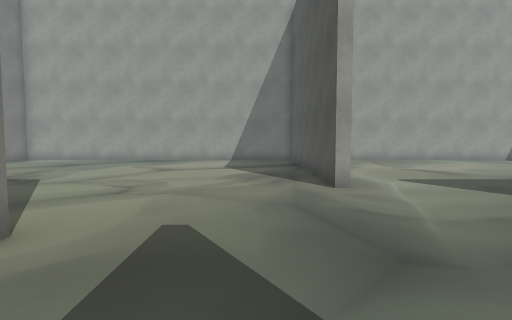
view 1 (above)

22 first-person views from a walk through a 3-D level made in the Unity game engine. The camera is 1.3 m above the floor, tilts 4° down and sees 75° across. The floor is counted in squares, 1 m on a side. Each view is taken from the middle of a square. On the plan, view 1 faces up. The plan holds only what a view shows up to about 14 squares ahead; the rest is blank. The place goes on beyond the plan. The player character is not drawn.

view 2
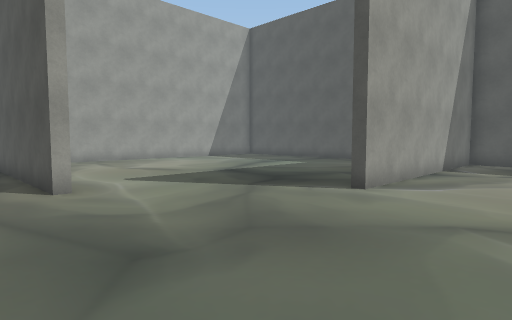

view 3
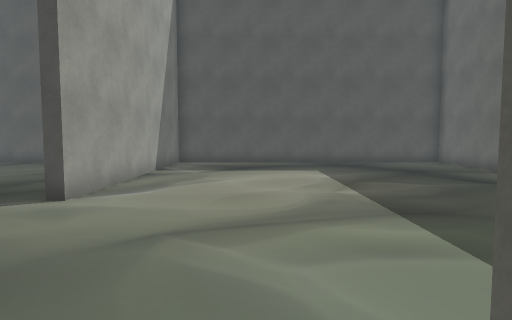

view 4
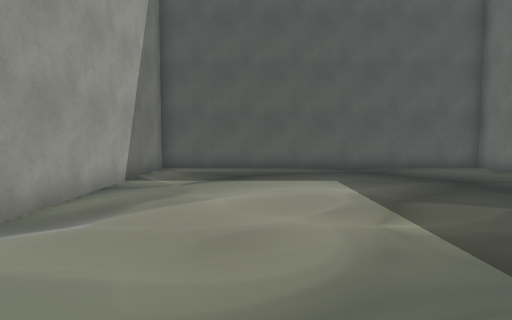

view 5
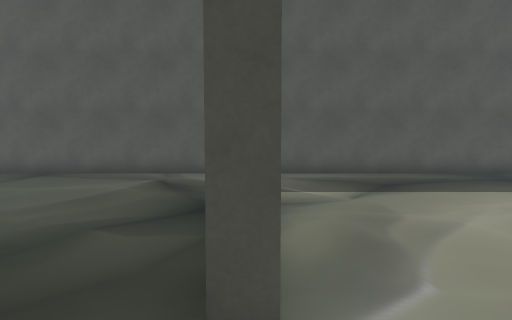

view 6
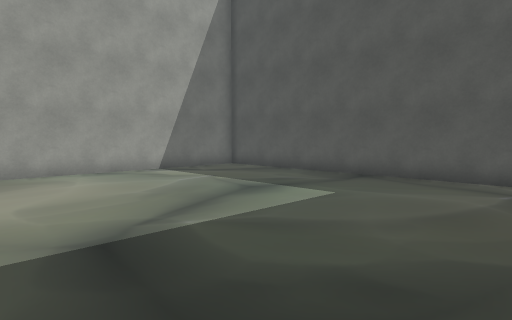

view 7
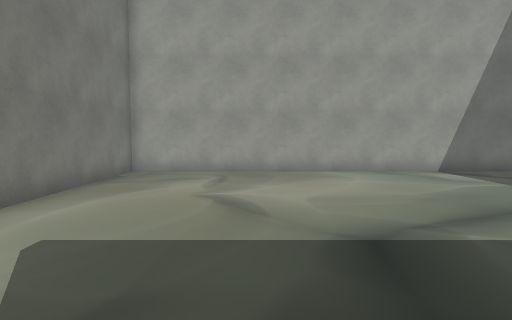

view 8
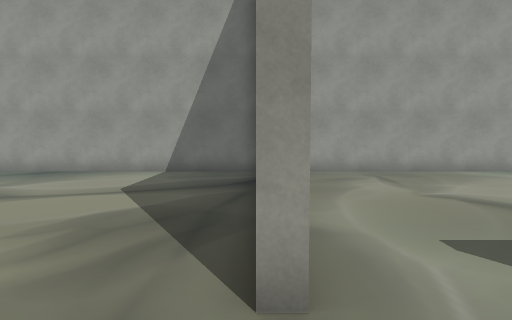

view 9
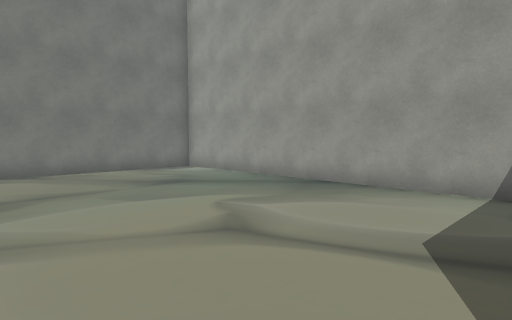

view 10
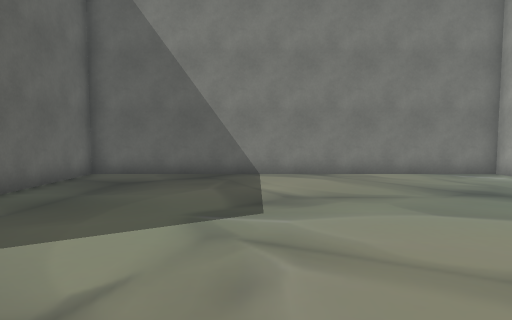

view 11
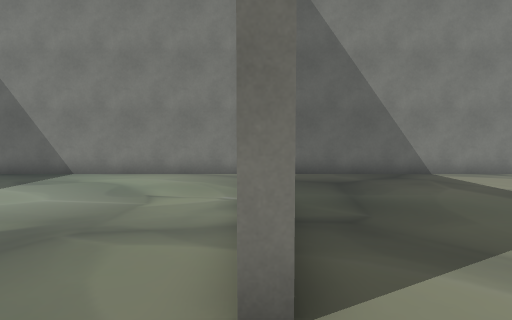

view 12
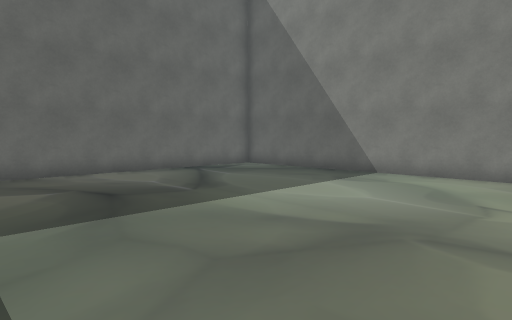

view 13
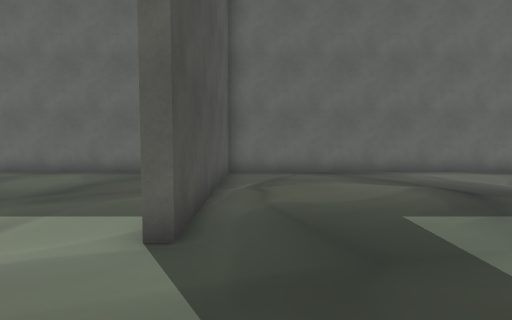

view 14
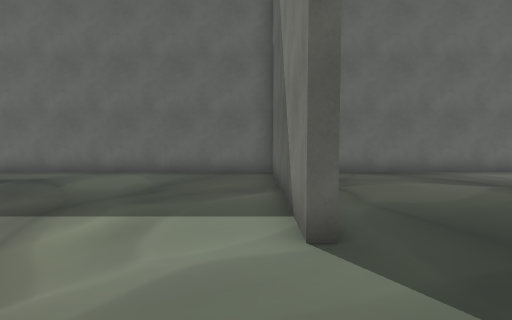

view 15
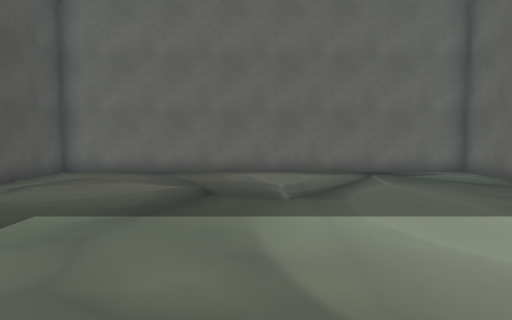

view 16
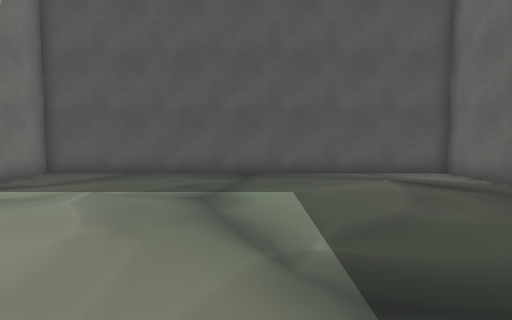

view 17
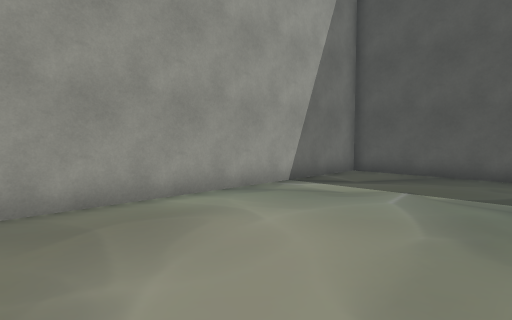

view 18
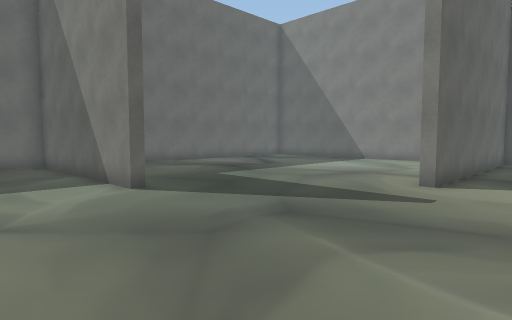

view 19
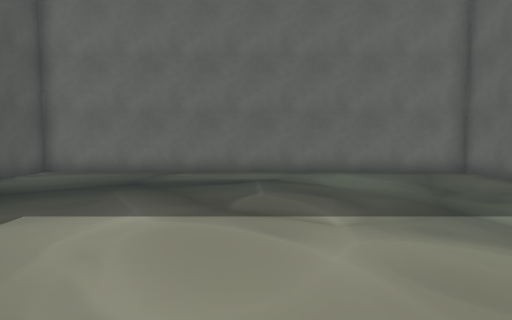

view 20
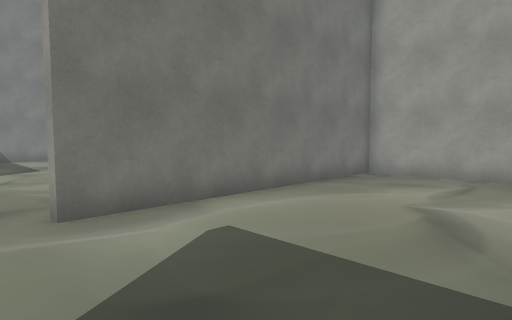

view 21
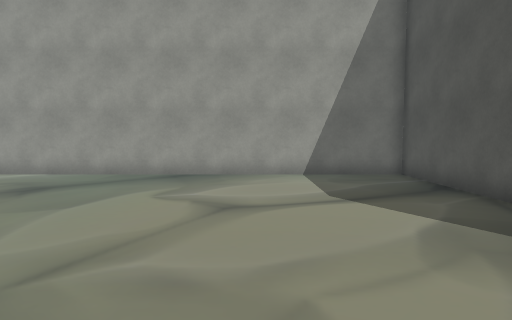

view 22
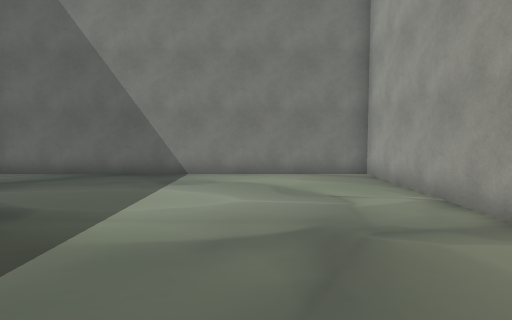

### Floor plan
Points are (right, up) in squares from view 1. A wall is a line through its corners. A room is listed if a view was taken in it or the views show most of it. See-through windows are left out.
Room 1 (views 1, 2, 3, 4, 5, 6, 7, 8, 9, 10, 11, 12, 13, 14, 15, 16, 17, 18, 19, 20, 21, 22)
walls: (-5.9, 3.9) (-12.6, 3.9) (-12.6, -9.2) (2, -9.2) (2, -1) (2.4, -1) (2.4, -9.2) (17.7, -9.2) (17.7, 3.9) (7.7, 3.9) (7.7, 4.4); (14.8, 4.3) (17.7, 4.3) (17.7, 18.4) (2.4, 18.4) (2.4, 8.4) (2, 8.4) (2, 18.4) (-12.6, 18.4) (-12.6, 4.3) (-3.2, 4.3) (-3.2, 3.9)

Where each view was taken, in squares from view 1:
view 1: 0 up, 0 right, facing up
view 2: 0 up, 0 right, facing up-right
view 3: 0 up, 1 right, facing right
view 4: 0 up, 4 right, facing right
view 5: 4 up, 6 right, facing right
view 6: 6 up, 7 right, facing up-right
view 7: 6 up, 7 right, facing up
view 8: 6 up, 2 right, facing up
view 9: 10 up, 0 right, facing up-left
view 10: 10 up, 1 left, facing left
view 11: 4 up, 1 left, facing left
view 12: 3 up, 1 left, facing down-left
view 13: 3 up, 1 right, facing down
view 14: 3 up, 3 right, facing down
view 15: 3 up, 5 left, facing down
view 16: 11 up, 6 right, facing right
view 17: 12 up, 6 right, facing up-right
view 18: 7 up, 6 right, facing down-left
view 19: 3 up, 10 right, facing down
view 20: 7 up, 8 right, facing up-left
view 21: 7 up, 3 left, facing up
view 22: 0 up, 1 left, facing left
